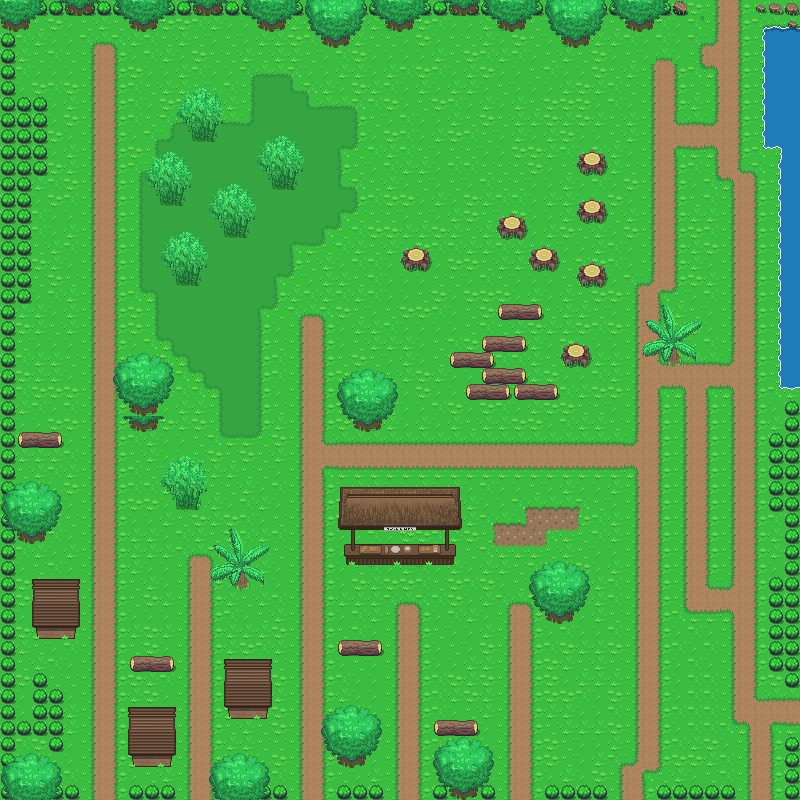

Below is a game level as drawn by its tile map, then a one-line description and the .tmx that defines it (tile-layer data replaced by summaries):
An orthogonal 50x50 tile map with 16x16 px tiles, 5 tile layers (Base, Building, Objects, Trees, ...), 2 tilesets.

<map version="1.0" tiledversion="1.0.2" orientation="orthogonal" renderorder="left-down" width="50" height="50" tilewidth="16" tileheight="16" nextobjectid="1">
 <tileset firstgid="1" source="../../Tileset/Overworld.tsx" />
 <tileset firstgid="1729" source="../../Tileset/Building.tsx" />
 <layer name="Base" width="50" height="50">
  <data>[2500 cells, 2500 non-empty, 51 distinct tile ids]</data>
 </layer>
 <layer name="Building" width="50" height="50">
  <data>[2500 cells, 121 non-empty, 50 distinct tile ids]</data>
 </layer>
 <layer name="Objects" width="50" height="50">
  <data>[2500 cells, 205 non-empty, 17 distinct tile ids]</data>
 </layer>
 <layer name="Trees" width="50" height="50">
  <data>[2500 cells, 125 non-empty, 24 distinct tile ids]</data>
 </layer>
 <layer name="AbovePlayer" width="50" height="50">
  <properties>
   <property name="unity:sortingLayerName" value="AbovePlayer" />
  </properties>
  <data>[2500 cells, 191 non-empty, 44 distinct tile ids]</data>
 </layer>
</map>
